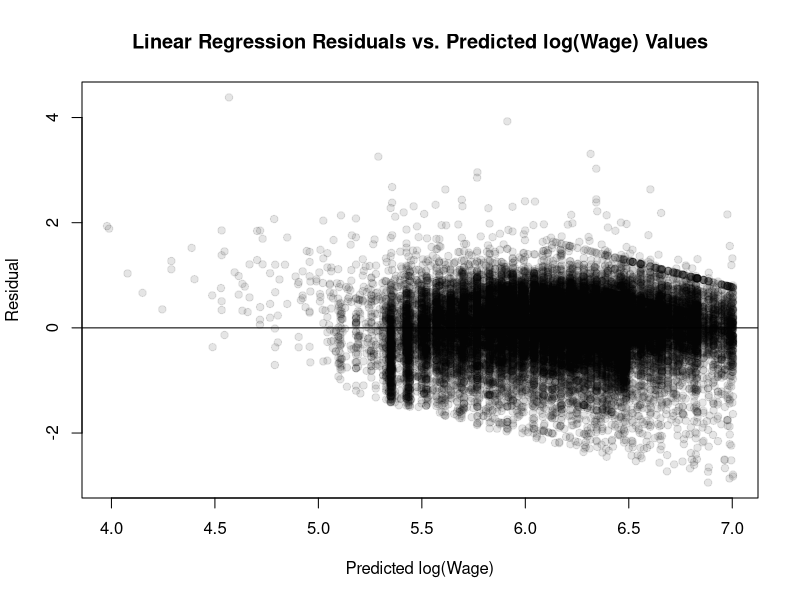
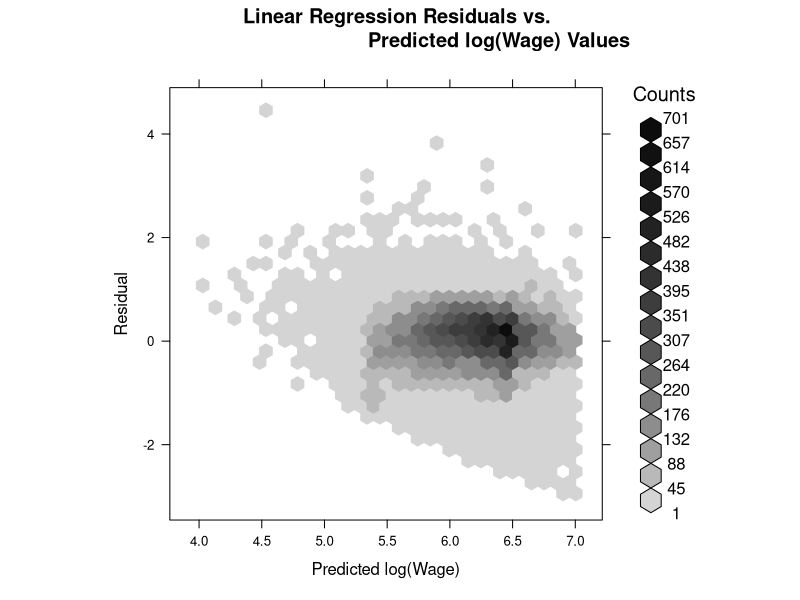
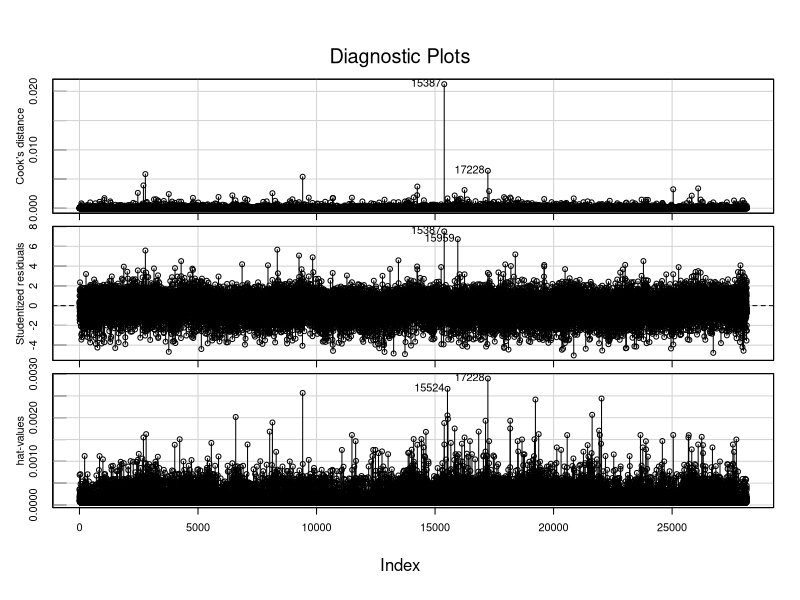
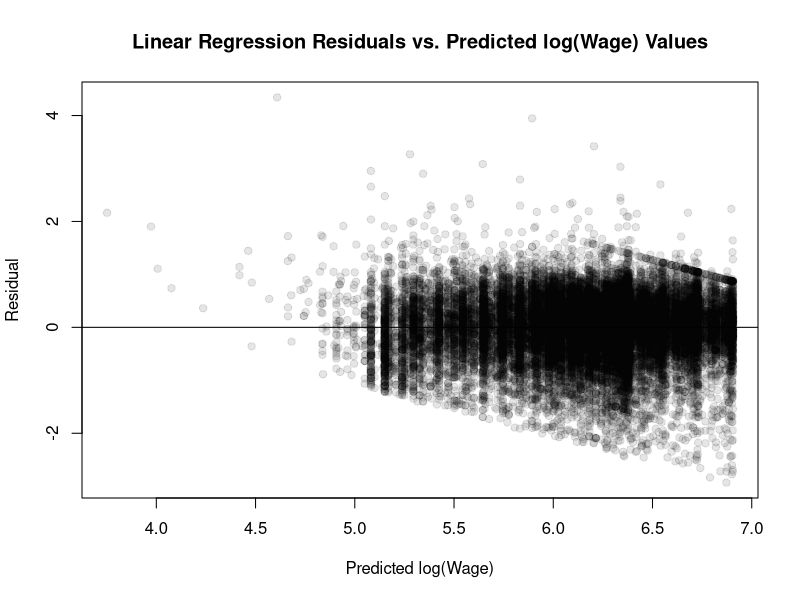
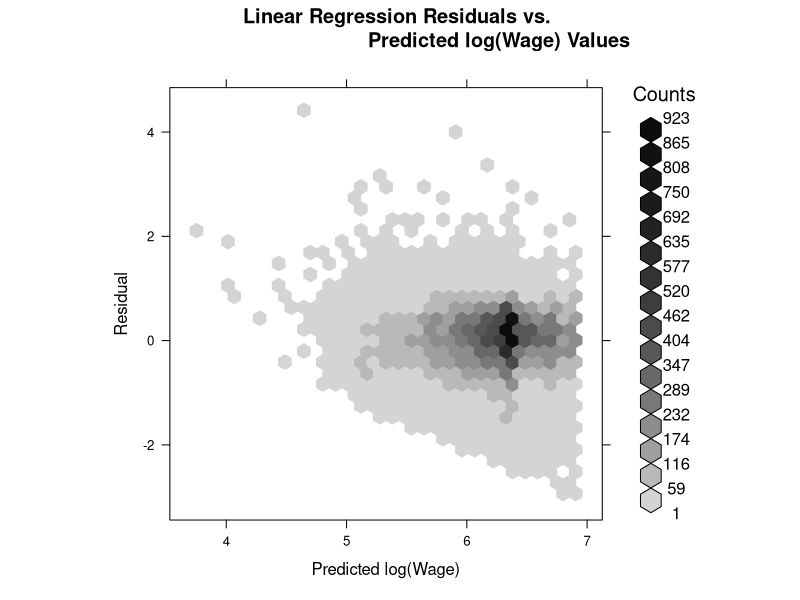
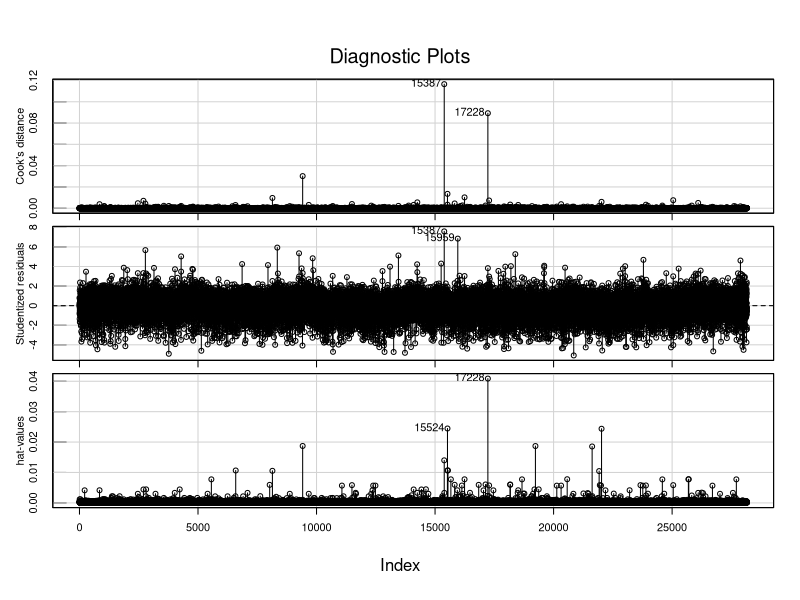

These charts were generated, in order, by the following R code:
# Author: Patrick Sheehan
# Purpose: Extend the replication of Table 1.A and 2.A 
#          from Bierens and Ginther (2001)      
# Input: None
# Output(s): Linear regression residuals plots (one PDF file with all)

require(AER) # Require data package
if(! require(hexbin)){ # Require hexbin
  install.packages("hexbin")
  library(hexbin)
}
data("CPS1988") # Put data in workspace
# Part 4: Regression residual plots from linear regression as in T1.A & T2.A
# First, Table 1.A dependent variables with linear regression
Table.1A <- lm(log(wage) ~ education + experience + I(experience^2) + ethnicity,
               data= CPS1988)
Table.1A.residuals <- residuals(Table.1A) # get the residuals
Table.1A.fitted <- fitted(Table.1A)
# Next, Table 2.A dependent variables with linear regression
Table.2A <- lm(log(wage) ~ education + experience + I(experience^2) + 
                           I(experience^3) + I(experience^4) + ethnicity,
               data= CPS1988)
Table.2A.residuals <- residuals(Table.2A)
Table.2A.fitted <- fitted(Table.2A)
pdf("residuals.pdf") # Begin PDF graphics driver
# plot 1A residuals
plot(Table.1A.fitted, Table.1A.residuals,
     main="Linear Regression Residuals vs. Predicted log(Wage) Values",
     xlab="Predicted log(Wage)",
     ylab="Residual",
     col=rgb(0, 0, 0, 0.1),
     pch=19,)
abline(0,0) # add line for perfect fit reference
# hexbin plot for 1A residuals
Table.1A.hex <- hexbinplot(Table.1A.residuals ~ Table.1A.fitted,
                           aspect=1,
                           main="Linear Regression Residuals vs. 
                                 Predicted log(Wage) Values",
                           xlab="Predicted log(Wage)",
                           ylab="Residual",)
plot(Table.1A.hex)
# influence plots for 1A regression
influenceIndexPlot(Table.1A, vars=c("Cook","Studentized","hat"), id.n=5)
# plot 2A residuals
plot(Table.2A.fitted, Table.2A.residuals,
     main="Linear Regression Residuals vs. Predicted log(Wage) Values",
     xlab="Predicted log(Wage)",
     ylab="Residual",
     col=rgb(0, 0, 0, 0.1),
     pch=19,)
abline(0,0) # add line for perfect fit reference
# hexbin plot for 2A residuals
Table.2A.hex <- hexbinplot(Table.2A.residuals ~ Table.2A.fitted,
                           aspect=1,
                           main="Linear Regression Residuals vs. 
                                 Predicted log(Wage) Values",
                           xlab="Predicted log(Wage)",
                           ylab="Residual",)
plot(Table.2A.hex)
# influence plots for 2A regression
influenceIndexPlot(Table.2A, vars=c("Cook","Studentized","hat"), id.n=5)
dev.off() # Done with pdf file
